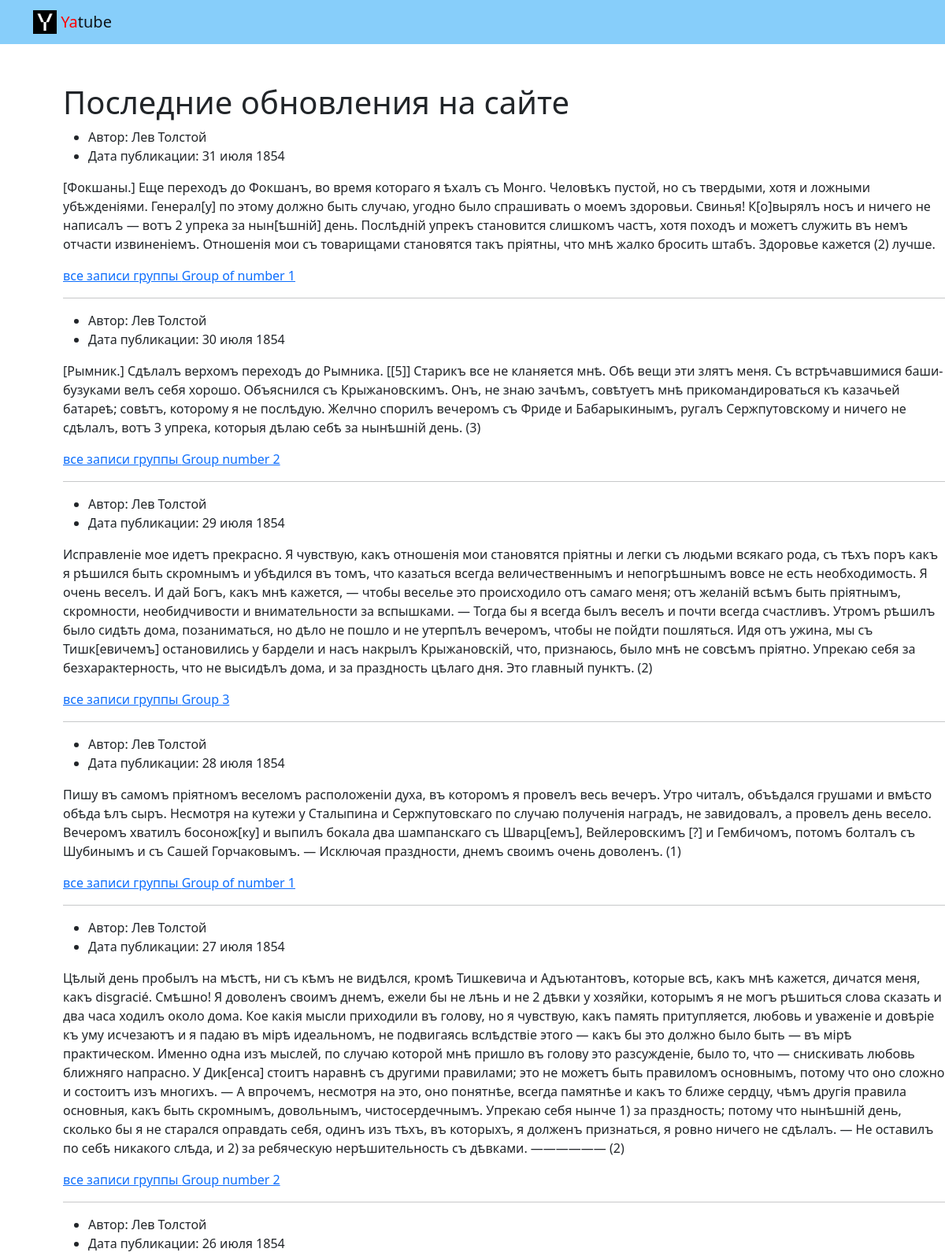
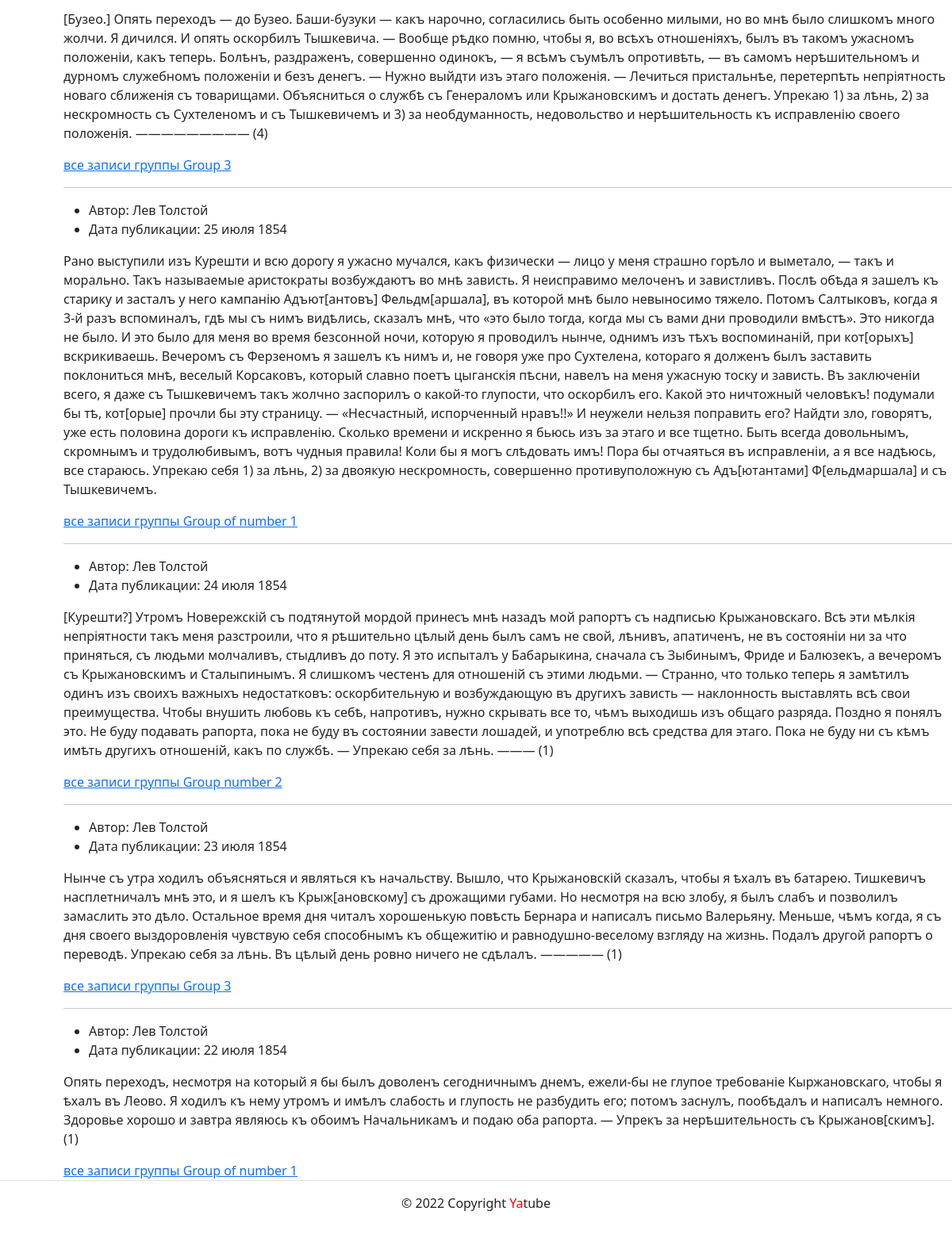
/, run on an earlier commit of the app's database (2 pictures, top to bottom).
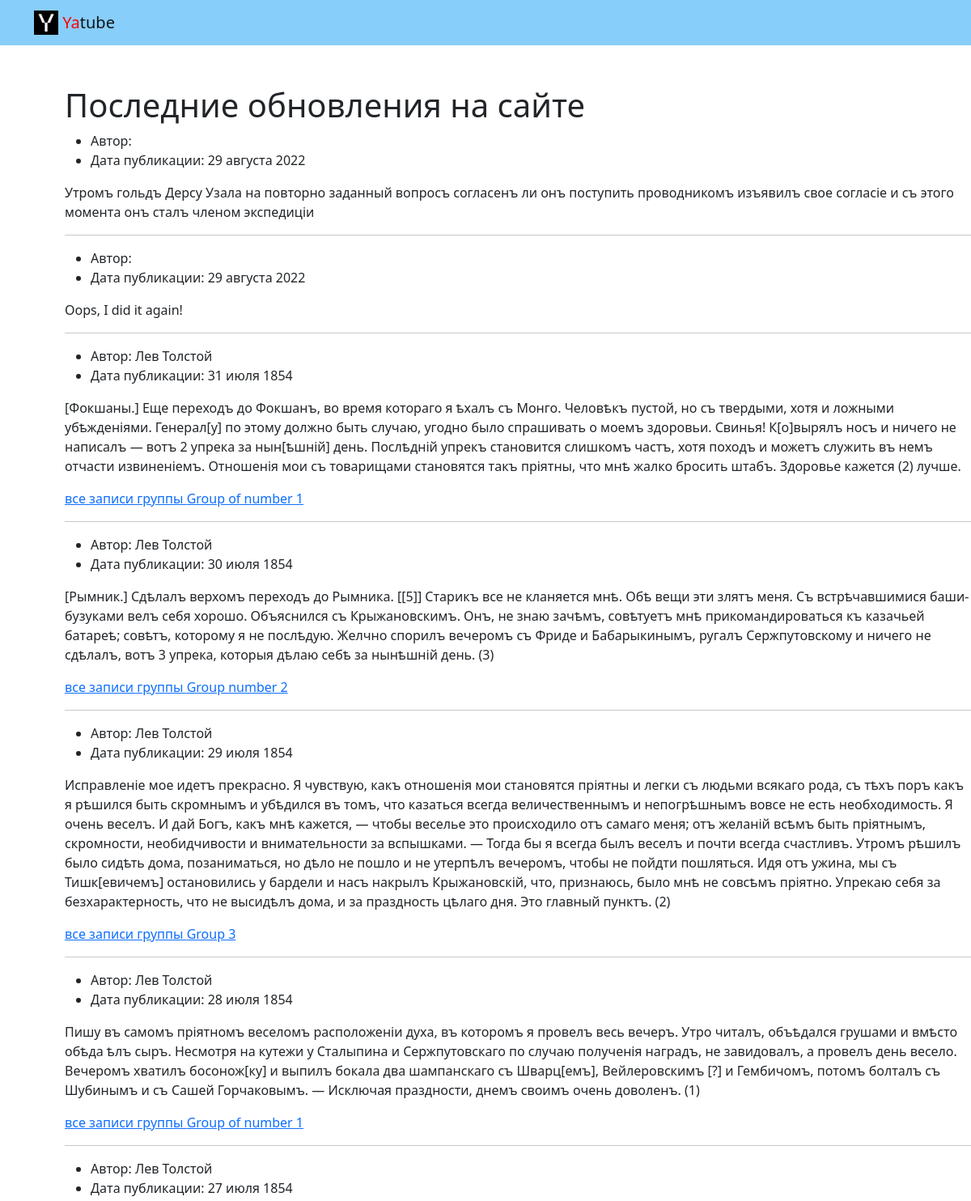
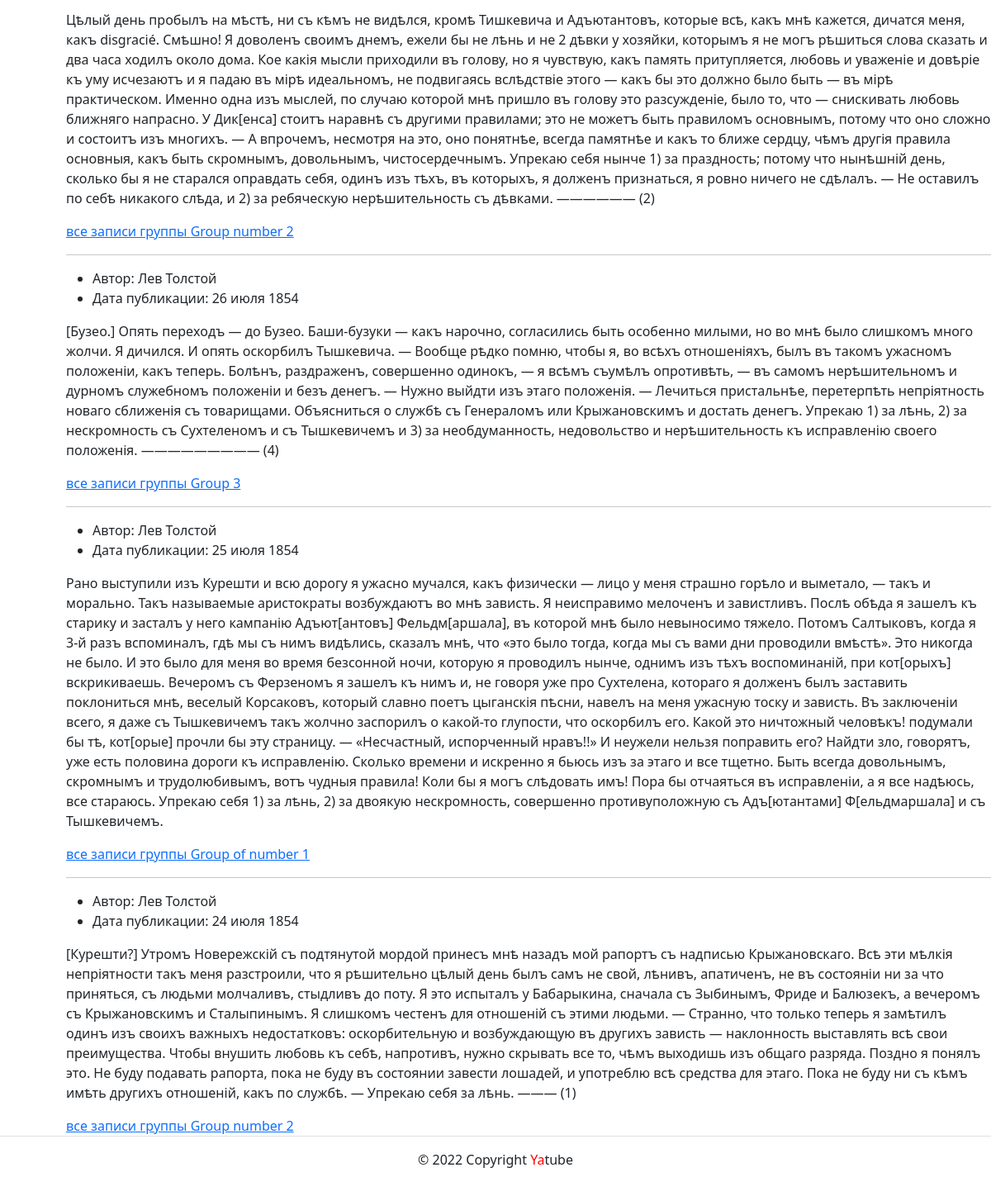
And on a later commit of the database (2 pictures, top to bottom).
### posts/models.py (models this page shows, shortened)
class Post(models.Model):
    text = models.TextField()
    pub_date = models.DateTimeField(auto_now_add=True)
    author = models.ForeignKey(
        User,
        on_delete=models.CASCADE,
        related_name='posts'
    )
    group = models.ForeignKey(
        Group,
        on_delete=models.SET_NULL,
        max_length=200,
        blank=True,
        null=True,
        related_name='posts'
    )
    class Meta:
        ordering = ('-pub_date',)

class Group(models.Model):
    title = models.CharField(max_length=200)
    slug = models.SlugField(max_length=100, unique=True)
    description = models.TextField()
    def __str__(self):
        return self.title

### posts/views.py (the view)
# urls.py: path('', views.index,
def index(request):
    template = 'posts/index.html'
    title = 'Последние обновления на сайте'
    posts = Post.objects.all()[:10]
    context = {
        'title': title,
        'posts': posts}
    return render(request, template, context)

### templates/posts/index.html
{% extends 'base.html' %}
{% block content %}
    <h1 style="margin-left: 80px; margin-top: 50px;">Последние обновления на сайте</h1>
        {% for post in posts %}
            <div style="margin-left: 80px;">
                <ul>
                    <li>
                        Автор: {{ post.author.get_full_name }}
                    </li>
                    <li>
                        Дата публикации: {{ post.pub_date|date:"d E Y" }}
                    </li>
                </ul>
                <p>{{ post.text }}</p>
                {% if post.group %}
                    <a href="{% url 'posts:group_list' post.group.slug %}">все записи группы {{ post.group }}</a>
                {% endif %}
                {% if not forloop.last %}
                    <hr>
                {% endif %}
            </div>
        {% endfor %}
{% endblock %}

### templates/base.html (shortened to what this page needs)
<!DOCTYPE html>
<html lang="en">
<head>
    {% load static %}
    <link rel="stylesheet" href="{% static 'css/bootstrap.min.css' %}">
</head>
<body>
    <header>
        {% include 'includes/header.html' %}
    </header>
    <main>
        {% block content %}{% endblock %}
    </main>
    <footer>
        {% include 'includes/footer.html' %}
    </footer>
</body>
</html>

### templates/includes/header.html
<header>
    {% load static %}
    <nav class="navbar navbar-light" style="background-color: lightskyblue">
        <div class="container">
            <a class="navbar-brand" href="{% url 'posts:index' %}">
                <img src="{% static 'img/logo.png' %}" width="30" height="30" class="d-inline-block align-top" alt="">
                <span style="color:red">Ya</span>tube</a>
        </div>
    </nav>
</header>

### templates/includes/footer.html
<footer class="border-top text-center py-3">
    <p>© 2022 Copyright <span style="color:red">Ya</span>tube</p>
</footer>

What changed in the data, as far as the page shows it:
no longer on this page (row unchanged): Post: author.get_full_name "Лев Толстой", pub_date "23 июля 1854", text "Нынче съ утра ходилъ объясняться и являться къ начальству. Вышло, что Крыжановскій сказалъ, чтобы я ѣхалъ въ батарею. Тишкевичъ насплетничалъ мнѣ это, и я шелъ къ Крыж[ановскому] съ дрожащими губами. Но несмотря на всю злобу, я былъ слабъ и позволилъ замаслить это дѣло. Остальное время дня читалъ хорошенькую повѣсть Бернара и написалъ письмо Валерьяну. Меньше, чѣмъ когда, я съ дня своего выздоровленія чувствую себя способнымъ къ общежитію и равнодушно-веселому взгляду на жизнь. Подалъ другой рапортъ о переводѣ. Упрекаю себя за лѣнь. Въ цѣлый день ровно ничего не сдѣлалъ. ————— (1)", group "Group 3"
no longer on this page (row unchanged): Post: author.get_full_name "Лев Толстой", pub_date "22 июля 1854", text "Опять переходъ, несмотря на который я бы былъ доволенъ сегодничнымъ днемъ, ежели-бы не глупое требованіе Кыржановскаго, чтобы я ѣхалъ въ Леово. Я ходилъ къ нему утромъ и имѣлъ слабость и глупость не разбудить его; потомъ заснулъ, пообѣдалъ и написалъ немного. Здоровье хорошо и завтра являюсь къ обоимъ Начальникамъ и подаю оба рапорта. — Упрекъ за нерѣшительность съ Крыжанов[скимъ]. (1)", group "Group of number 1"
added Post: pub_date "29 августа 2022", text "Утромъ гольдъ Дерсу Узала на повторно заданный вопросъ согласенъ ли онъ поступить проводникомъ изъявилъ свое согласіе и съ этого момента онъ сталъ членом экспедиціи"
added Post: pub_date "29 августа 2022", text "Oops, I did it again!"
